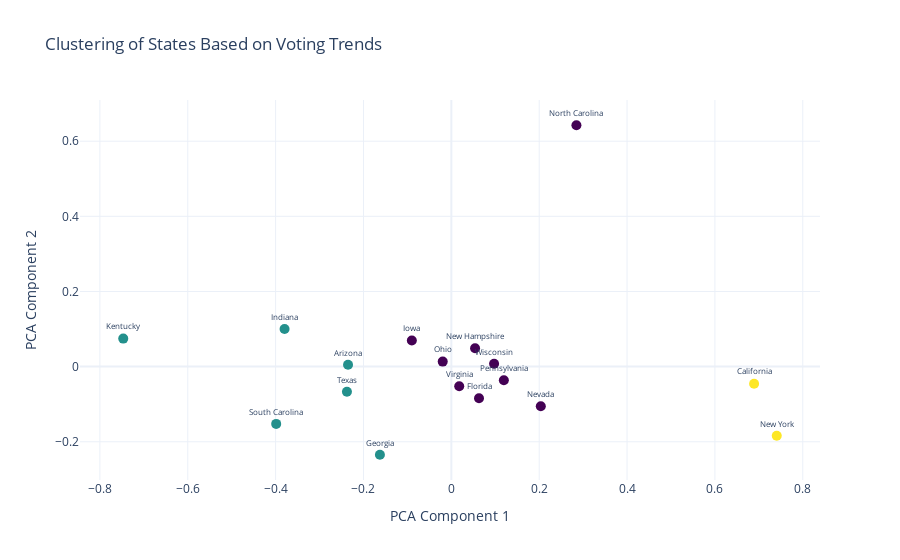

The cell this chart's notebook holds for it:
### Markdown cell above
Given the scale of the data, spanning 13 years and 17 states, it is challenging to draw conclusions about political trends, changes over time and similarities between states.  

To address this and perform look-alike type of the analysis, we opt for an unsupervised approach to group states and identify patterns in the data. Specifically, we apply **K-Means clustering** to this time-series data - percentage of democrat votes for each age group, in the span of 13 years. The number of clusters is set to **3**, based on the assumption that they represent *consistently Democrat states*, *consistently Republican states*, and *swing states*.  

The clustering was performed using 3 distinct clustering methods, considering we were dealing with time series voting data: 
- K-Shape
- K-Means
- Time Series K-Means using Dynamic Time Warping metric

For more details and results, refer to `src/ipynb scripts/clustering_voting_data.ipynb`. The final choice was made to use the K-Means method, since it was the only one providing 3 distinct clusters, as requested.

The resulting clusters are shown below. PCA decomposition is used to represent high-dimensional time series in 2 dimensions.

### Code cell
# Drop all columns containing 'republican' in their names since they don't add more information 
interpolate_data_filt = interpolate_data.loc[:, ~interpolate_data.columns.str.contains('republican')]

# Apply K-Means 
kmeans = KMeans(n_clusters=3, random_state=42, n_init="auto").fit(interpolate_data_filt)
states = interpolate_data_filt.index
kmeans_labels = kmeans.labels_
state_clusters = dict(zip(states, kmeans_labels))

# Visualization of clustering on a lower dimension
pca = PCA(n_components=2)
reduced_data = pca.fit_transform(interpolate_data_filt)

fig = plotting_utils.plot_clustering(reduced_data[:, 0], reduced_data[:, 1], kmeans_labels, states)

### Figure 1 — Plotly figure (JSON) as saved in the notebook; plotly's stock layout.template omitted (floating-point values rounded to 4 significant figures)
{"data": [{"marker": {"color": [2, 2, 0, 0, 0, 0, 0, 0, 0, 0, 0, 1, 1, 1, 1, 1, 1], "colorscale": [[0, "#440154"], [0.1111, "#482878"], [0.2222, "#3e4989"], [0.3333, "#31688e"], [0.4444, "#26828e"], [0.5556, "#1f9e89"], [0.6667, "#35b779"], [0.7778, "#6ece58"], [0.8889, "#b5de2b"], [1, "#fde725"]], "showscale": false, "size": 10}, "mode": "markers+text", "name": "States", "text": ["New York", "California", "New Hampshire", "Wisconsin", "Iowa", "Nevada", "Pennsylvania", "Virginia", "Ohio", "Florida", "North Carolina", "Arizona", "Indiana", "Georgia", "South Carolina", "Kentucky", "Texas"], "textfont": {"size": 8}, "textposition": "top center", "type": "scatter", "x": [0.7407, 0.6891, 0.05401, 0.0973, -0.08992, 0.2037, 0.1195, 0.01797, -0.01961, 0.06296, 0.2847, -0.2351, -0.3796, -0.1626, -0.3987, -0.7468, -0.2376], "y": [-0.1841, -0.04551, 0.04874, 0.007458, 0.06971, -0.1054, -0.03607, -0.05205, 0.01335, -0.08405, 0.6425, 0.004826, 0.1003, -0.2346, -0.1525, 0.07451, -0.06703]}], "layout": {"title": {"text": "Clustering of States Based on Voting Trends"}, "xaxis": {"title": {"text": "PCA Component 1"}}, "yaxis": {"title": {"text": "PCA Component 2"}}}}
